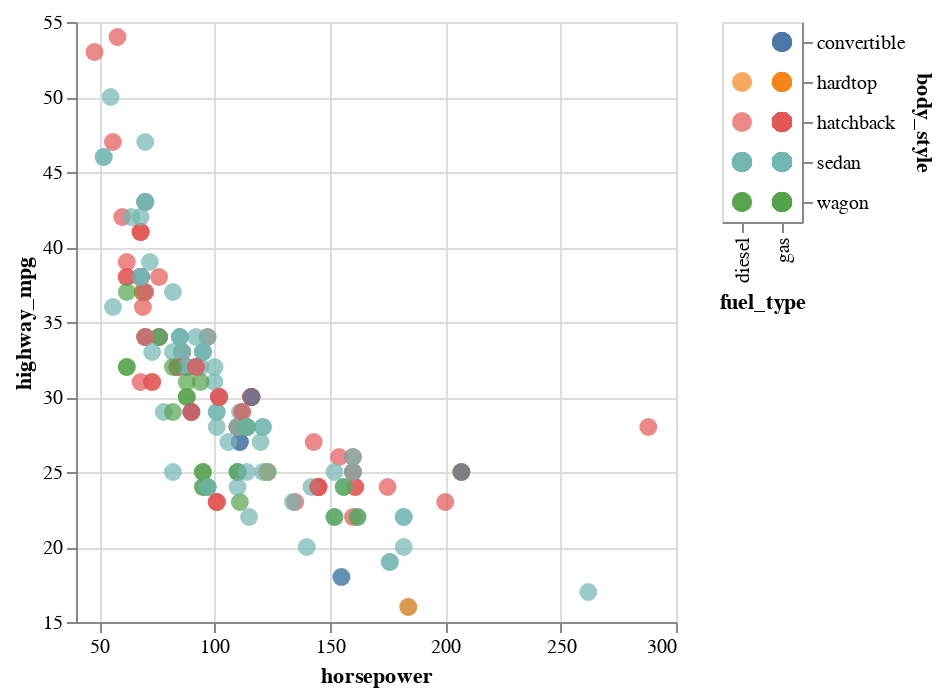

Notebook code for this chart:
### Code cell
# Press click + shift on the legend for multiple selections
scatter2 | legend2

### Figure 1 — Vega-Lite specification as saved in the notebook (floating-point values rounded to 4 significant figures; data arrays with more than 128 entries replaced by an {"elided": "..."} marker saying what was removed)
{"config": {"view": {"continuousWidth": 300, "continuousHeight": 300}}, "hconcat": [{"mark": {"type": "circle", "size": 80}, "encoding": {"color": {"condition": {"param": "param_7", "field": "body_style", "legend": null, "type": "nominal"}, "value": "lightgray"}, "tooltip": {"field": "make", "type": "nominal"}, "x": {"field": "horsepower", "scale": {"zero": false}, "type": "quantitative"}, "y": {"field": "highway_mpg", "scale": {"zero": false}, "type": "quantitative"}}}, {"mark": {"type": "circle", "size": 100}, "encoding": {"color": {"condition": {"param": "param_7", "field": "body_style", "legend": null, "type": "nominal"}, "value": "lightgray"}, "x": {"field": "fuel_type", "type": "nominal"}, "y": {"axis": {"orient": "right"}, "field": "body_style", "type": "nominal"}}, "name": "view_2"}], "data": {"name": "data-387f081f80cceeb89d7db8f93752da3d"}, "params": [{"name": "param_7", "select": {"type": "point", "fields": ["body_style", "fuel_type"]}, "views": ["view_2"]}], "$schema": "https://vega.github.io/schema/vega-lite/v5.16.3.json", "datasets": {"data-387f081f80cceeb89d7db8f93752da3d": {"elided": "205 records"}}}
